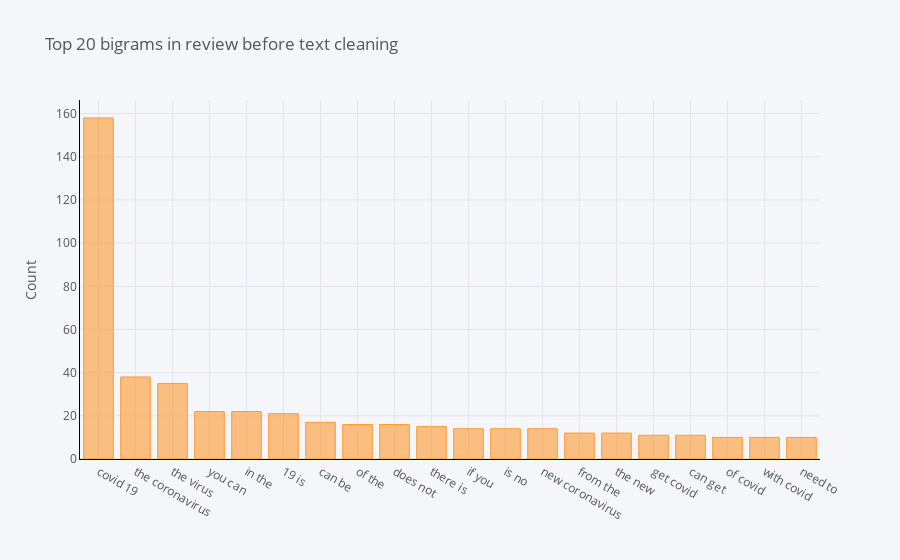

The code cell stored with this chart in its notebook:
### Markdown cell above
## 2.3.2 bigram

### Code cell
def get_top_n_bigram(corpus, n=None):
    vec = CountVectorizer(ngram_range=(2, 2)).fit(corpus)
    bag_of_words = vec.transform(corpus)
    sum_words = bag_of_words.sum(axis=0) 
    words_freq = [(word, sum_words[0, idx]) for word, idx in vec.vocabulary_.items()]
    words_freq =sorted(words_freq, key = lambda x: x[1], reverse=True)
    return words_freq[:n]

common_words = get_top_n_bigram(covid_data['MESSAGE'], 20)
for word, freq in common_words:
    print(word, freq)
df3 = pd.DataFrame(common_words, columns = ['MESSAGE' , 'count'])
df3.groupby('MESSAGE').sum()['count'].sort_values(ascending=False).iplot(
kind='bar', yTitle='Count', linecolor='black', title='Top 20 bigrams in review before text cleaning')

### Figure 1 — Plotly figure (JSON) as saved in the notebook; plotly's stock layout.template omitted (floating-point values rounded to 4 significant figures)
{"data": [{"marker": {"color": "rgba(255, 153, 51, 0.6)", "line": {"color": "rgba(255, 153, 51, 1.0)", "width": 1}}, "name": "count", "orientation": "v", "text": "", "type": "bar", "x": ["covid 19", "the coronavirus", "the virus", "you can", "in the", "19 is", "can be", "of the", "does not", "there is", "if you", "is no", "new coronavirus", "from the", "the new", "get covid", "can get", "of covid", "with covid", "need to"], "y": [158, 38, 35, 22, 22, 21, 17, 16, 16, 15, 14, 14, 14, 12, 12, 11, 11, 10, 10, 10]}], "layout": {"legend": {"bgcolor": "#F5F6F9", "font": {"color": "#4D5663"}}, "paper_bgcolor": "#F5F6F9", "plot_bgcolor": "#F5F6F9", "title": {"font": {"color": "#4D5663"}, "text": "Top 20 bigrams in review before text cleaning"}, "xaxis": {"gridcolor": "#E1E5ED", "linecolor": "black", "showgrid": true, "tickfont": {"color": "#4D5663"}, "title": {"font": {"color": "#4D5663"}, "text": ""}, "zerolinecolor": "#E1E5ED"}, "yaxis": {"gridcolor": "#E1E5ED", "linecolor": "black", "showgrid": true, "tickfont": {"color": "#4D5663"}, "title": {"font": {"color": "#4D5663"}, "text": "Count"}, "zerolinecolor": "#E1E5ED"}}}
